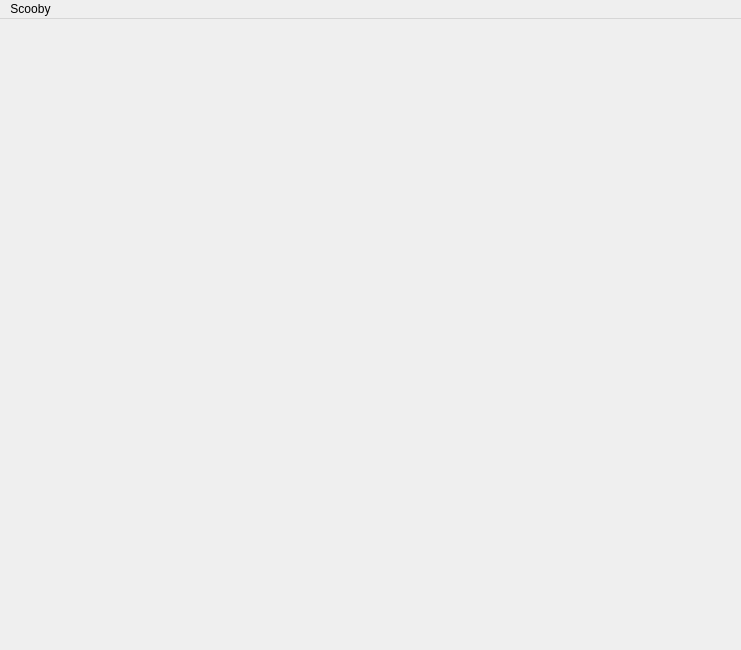
<?xml version="1.0" encoding="UTF-8"?>
<ui version="4.0">
 <class>Map_Editor</class>
 <widget class="QMainWindow" name="Map_Editor">
  <property name="geometry">
   <rect>
    <x>0</x>
    <y>0</y>
    <width>741</width>
    <height>650</height>
   </rect>
  </property>
  <widget class="Scene_View" name="scene_view">
   <property name="cursor">
    <cursorShape>ArrowCursor</cursorShape>
   </property>
   <property name="focusPolicy">
    <enum>Qt::StrongFocus</enum>
   </property>
  </widget>
  <widget class="QMenuBar" name="menuBar">
   <property name="geometry">
    <rect>
     <x>0</x>
     <y>0</y>
     <width>741</width>
     <height>20</height>
    </rect>
   </property>
   <widget class="QMenu" name="menuScooby">
    <property name="title">
     <string>Scooby</string>
    </property>
   </widget>
   <addaction name="menuScooby"/>
  </widget>
 </widget>
 <customwidgets>
  <customwidget>
   <class>Scene_View</class>
   <extends>QWidget</extends>
   <header location="global">scene_view.h</header>
   <container>1</container>
  </customwidget>
 </customwidgets>
 <resources/>
 <connections/>
</ui>
